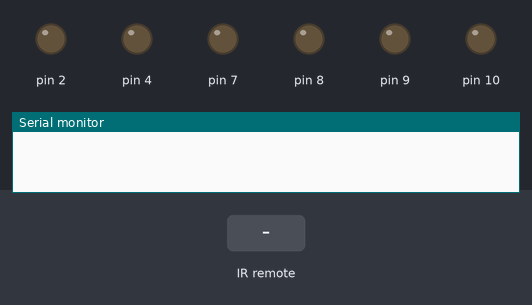
This sketch was run on a simulated Arduino Uno, built with avr-gcc and run on an emulated ATmega328P. On the bench: output pins drawn as LEDs (lit = HIGH), the last lines printed to the serial monitor. Inputs (shaded band) come from the test bench.

Above: at 1.2 s.
1.3 s: infrared code 0x6F2AD52 received
At 1.7 s:
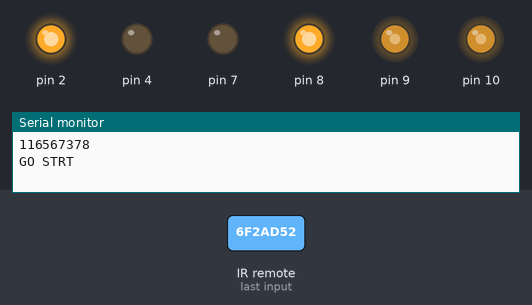
2.9 s: infrared code 0x583EEF76 received
At 4.1 s:
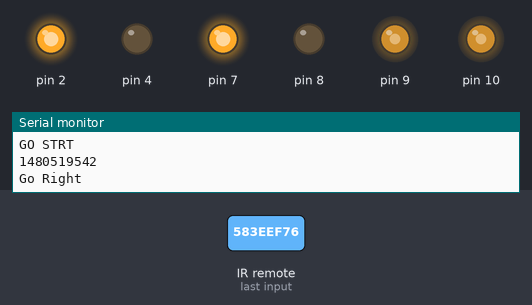
4.5 s: infrared code 0x212D9BCE received
At 5.3 s:
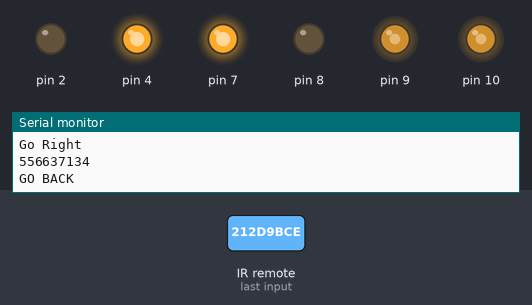
6.1 s: infrared code 0x6FB51D52 received
At 6.5 s:
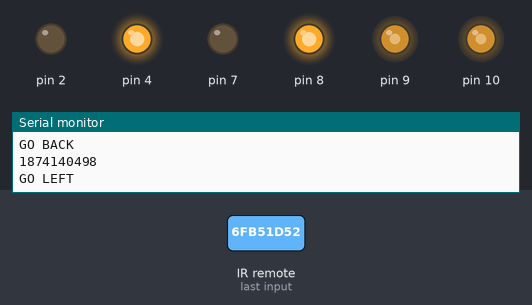
7.7 s: infrared code 0x4C252E76 received
At 8.9 s:
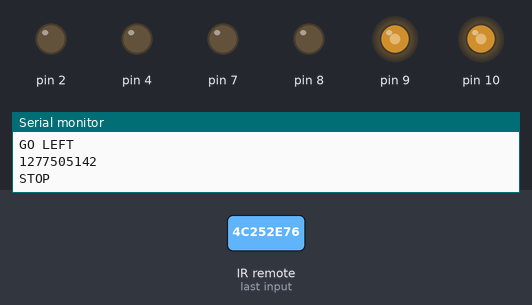
Timing chart, 0 to 10.3 s (numbered marks = the images above; inputs shaded):
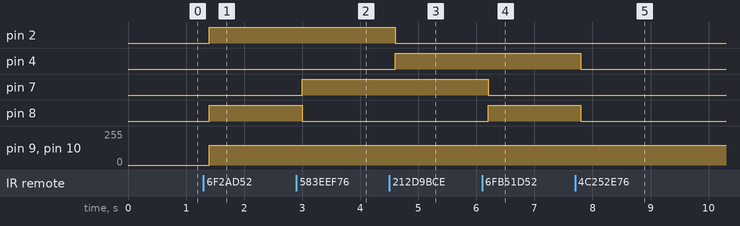

Measured:
- after the input at 1.3 s, pin 2, pin 8: LOW → HIGH after 0.10 s; pin 9, pin 10: 0/255 → 150/255 after 0.10 s
- after the input at 2.9 s, pin 7: LOW → HIGH after 0.10 s; pin 8: HIGH → LOW after 0.10 s
- after the input at 4.5 s, pin 2: HIGH → LOW after 0.10 s; pin 4: LOW → HIGH after 0.10 s
- after the input at 6.1 s, pin 7: HIGH → LOW after 0.10 s; pin 8: LOW → HIGH after 0.10 s
- after the input at 7.7 s, pin 4, pin 8: HIGH → LOW after 0.10 s

The sketch:

IR-CAR-2.ino
```cpp
// (licence header left out)
/*******************CODE BEGINS HERE********************/

#include <IRremote.h>


int IRpin = 11;
IRrecv irrecv(IRpin);
decode_results results;

void setup()
{
  Serial.begin(9600);
  pinMode(2,OUTPUT);
  pinMode(4,OUTPUT);
  pinMode(7,OUTPUT);
  pinMode(8,OUTPUT);
  pinMode(9,OUTPUT);
  pinMode(10,OUTPUT);
  irrecv.enableIRIn(); // Start the receiver
}

void loop()
{
  if (irrecv.decode(&results))
    {
      Serial.println(results.value, DEC); // Print the Serial 'results.value'
      delay(100);
      if(results.value == 116567378)
      {
      Serial.println("GO STRT");
      digitalWrite(2,HIGH);
      digitalWrite(4,LOW);
      digitalWrite(7,LOW);
      digitalWrite(8,HIGH);
      analogWrite(9,150);
      analogWrite(10,150);
      //delay(1000);
      }

      else if(results.value == 1480519542)
      {
        Serial.println("Go Right");
        digitalWrite(2,HIGH);
        digitalWrite(4,LOW);
        digitalWrite(7,HIGH);
        digitalWrite(8,LOW);
        analogWrite(9,150);
        analogWrite(10,150);
        //delay(1000);
      }

      else if(results.value == 556637134)
      {
      Serial.println("GO BACK");
      digitalWrite(2,LOW);
      digitalWrite(4,HIGH);
      digitalWrite(7,HIGH);
      digitalWrite(8,LOW);
      analogWrite(9,150);
      analogWrite(10,150);
      delay(1000);
      }

      else if(results.value ==1874140498)
      {
      Serial.println("GO LEFT");
      digitalWrite(2,LOW);
      digitalWrite(4,HIGH);
      digitalWrite(7,LOW);
      digitalWrite(8,HIGH);
      analogWrite(9,150);
      analogWrite(10,150);
      delay(1000);
      }

      else if(results.value==1277505142)
      {
        Serial.println("STOP");
        digitalWrite(2,LOW);
        digitalWrite(4,LOW);
        digitalWrite(7,LOW);
        digitalWrite(8,LOW);
        delay(1000);
      }
      else
      {
        Serial.println("IN ELSE CONDITION");
        digitalWrite(2,LOW);
        digitalWrite(4,LOW);
        digitalWrite(7,LOW);
        digitalWrite(8,LOW);
      }
      irrecv.resume();   // Receive the next value
      delay(10);
    }
}
```
